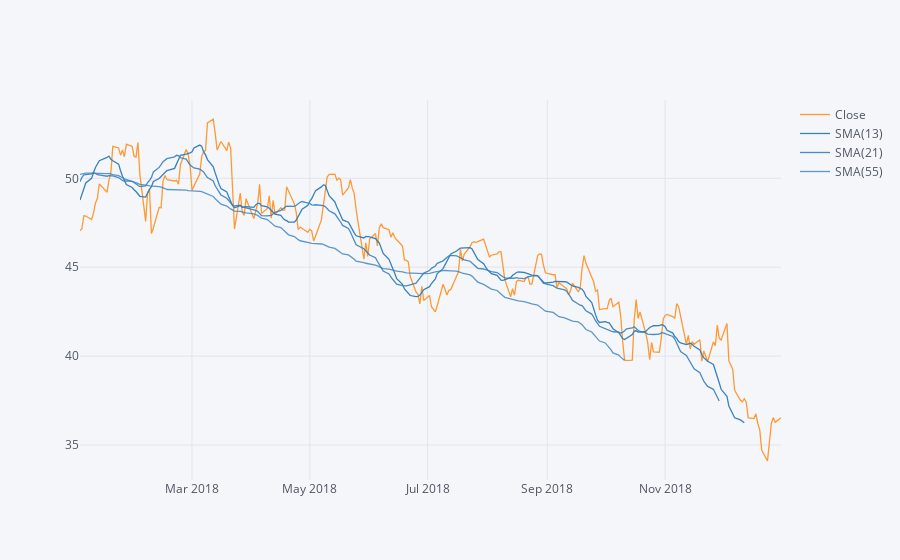

Source (notebook cell):
### Code cell
MS_2018_Close.ta_plot(study='sma', periods=[13,21,55])

### Figure 1 — Plotly figure (JSON) as saved in the notebook; plotly's stock layout.template omitted (floating-point values rounded to 4 significant figures; data arrays with more than 128 entries replaced by an {"elided": "..."} marker saying what was removed)
{"data": [{"line": {"color": "rgba(255, 153, 51, 1.0)", "dash": "solid", "shape": "linear", "width": 1.3}, "mode": "lines", "name": "Close", "text": "", "type": "scatter", "x": {"elided": "251 str values"}, "y": {"elided": "251 float values"}}, {"line": {"color": "rgba(55, 128, 191, 1.0)", "dash": "solid", "shape": "linear", "width": 1.3}, "mode": "lines", "name": "SMA(13)", "text": "", "type": "scatter", "x": {"elided": "251 str values"}, "y": {"elided": "251 mixed values"}}, {"line": {"color": "rgba(55, 128, 191, 0.8999999999999999)", "dash": "solid", "shape": "linear", "width": 1.3}, "mode": "lines", "name": "SMA(21)", "text": "", "type": "scatter", "x": {"elided": "251 str values"}, "y": {"elided": "251 mixed values"}}, {"line": {"color": "rgba(55, 128, 191, 0.7999999999999998)", "dash": "solid", "shape": "linear", "width": 1.3}, "mode": "lines", "name": "SMA(55)", "text": "", "type": "scatter", "x": {"elided": "251 str values"}, "y": {"elided": "251 mixed values"}}], "layout": {"legend": {"bgcolor": "#F5F6F9", "font": {"color": "#4D5663"}}, "paper_bgcolor": "#F5F6F9", "plot_bgcolor": "#F5F6F9", "title": {"font": {"color": "#4D5663"}}, "xaxis": {"gridcolor": "#E1E5ED", "showgrid": true, "tickfont": {"color": "#4D5663"}, "title": {"font": {"color": "#4D5663"}, "text": ""}, "zerolinecolor": "#E1E5ED"}, "yaxis": {"gridcolor": "#E1E5ED", "showgrid": true, "tickfont": {"color": "#4D5663"}, "title": {"font": {"color": "#4D5663"}, "text": ""}, "zerolinecolor": "#E1E5ED"}}}
